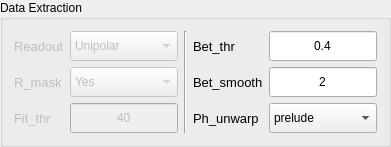
             <widget class="QGroupBox" name="groupBox_23">
              <property name="styleSheet">
               <string notr="true"/>
              </property>
              <property name="title">
               <string>Data Extraction</string>
              </property>
              <layout class="QHBoxLayout" name="horizontalLayout_18">
               <item>
                <layout class="QFormLayout" name="formLayout_27">
                 <item row="0" column="0">
                  <widget class="QLabel" name="label_83">
                   <property name="enabled">
                    <bool>false</bool>
                   </property>
                   <property name="minimumSize">
                    <size>
                     <width>0</width>
                     <height>30</height>
                    </size>
                   </property>
                   <property name="font">
                    <font>
                     <family>Microsoft JhengHei UI</family>
                     <pointsize>10</pointsize>
                     <weight>50</weight>
                     <bold>false</bold>
                    </font>
                   </property>
                   <property name="layoutDirection">
                    <enum>Qt::LeftToRight</enum>
                   </property>
                   <property name="styleSheet">
                    <string notr="true"/>
                   </property>
                   <property name="text">
                    <string>Readout</string>
                   </property>
                  </widget>
                 </item>
                 <item row="0" column="1">
                  <widget class="QComboBox" name="ReadOut_cbox_6">
                   <property name="enabled">
                    <bool>false</bool>
                   </property>
                   <property name="minimumSize">
                    <size>
                     <width>0</width>
                     <height>30</height>
                    </size>
                   </property>
                   <property name="toolTip">
                    <string>multi-echo 'unipolar' or 'bipolar'  : 'unipolar'</string>
                   </property>
                   <property name="layoutDirection">
                    <enum>Qt::LeftToRight</enum>
                   </property>
                   <item>
                    <property name="text">
                     <string>Unipolar</string>
                    </property>
                   </item>
                  </widget>
                 </item>
                 <item row="1" column="0">
                  <widget class="QLabel" name="label_84">
                   <property name="enabled">
                    <bool>false</bool>
                   </property>
                   <property name="minimumSize">
                    <size>
                     <width>0</width>
                     <height>30</height>
                    </size>
                   </property>
                   <property name="font">
                    <font>
                     <family>Microsoft JhengHei UI</family>
                     <pointsize>10</pointsize>
                     <weight>50</weight>
                     <bold>false</bold>
                    </font>
                   </property>
                   <property name="layoutDirection">
                    <enum>Qt::LeftToRight</enum>
                   </property>
                   <property name="styleSheet">
                    <string notr="true"/>
                   </property>
                   <property name="text">
                    <string>R_mask</string>
                   </property>
                  </widget>
                 </item>
                 <item row="1" column="1">
                  <widget class="QComboBox" name="RMask_cbox_6">
                   <property name="enabled">
                    <bool>false</bool>
                   </property>
                   <property name="minimumSize">
                    <size>
                     <width>0</width>
                     <height>30</height>
                    </size>
                   </property>
                   <property name="toolTip">
                    <string>whether to enable the extra masking  : yes</string>
                   </property>
                   <property name="layoutDirection">
                    <enum>Qt::LeftToRight</enum>
                   </property>
                   <item>
                    <property name="text">
                     <string>Yes</string>
                    </property>
                   </item>
                   <item>
                    <property name="text">
                     <string>No</string>
                    </property>
                   </item>
                  </widget>
                 </item>
                 <item row="2" column="0">
                  <widget class="QLabel" name="label_85">
                   <property name="enabled">
                    <bool>false</bool>
                   </property>
                   <property name="minimumSize">
                    <size>
                     <width>0</width>
                     <height>30</height>
                    </size>
                   </property>
                   <property name="font">
                    <font>
                     <family>Microsoft JhengHei UI</family>
                     <pointsize>10</pointsize>
                     <weight>50</weight>
                     <bold>false</bold>
                    </font>
                   </property>
                   <property name="layoutDirection">
                    <enum>Qt::LeftToRight</enum>
                   </property>
                   <property name="styleSheet">
                    <string notr="true"/>
                   </property>
                   <property name="text">
                    <string>Fit_thr</string>
                   </property>
                  </widget>
                 </item>
                 <item row="2" column="1">
                  <widget class="QLineEdit" name="FitThr_ledit_6">
                   <property name="enabled">
                    <bool>false</bool>
                   </property>
                   <property name="minimumSize">
                    <size>
                     <width>0</width>
                     <height>30</height>
                    </size>
                   </property>
                   <property name="toolTip">
                    <string> multi-echo 'unipolar' or 'extra filtering based on the fit residual : 40</string>
                   </property>
                   <property name="text">
                    <string>40</string>
                   </property>
                   <property name="alignment">
                    <set>Qt::AlignCenter</set>
                   </property>
                  </widget>
                 </item>
                </layout>
               </item>
               <item>
                <widget class="Line" name="line_12">
                 <property name="orientation">
                  <enum>Qt::Vertical</enum>
                 </property>
                </widget>
               </item>
               <item>
                <layout class="QFormLayout" name="formLayout_28">
                 <item row="0" column="0">
                  <widget class="QLabel" name="label_86">
                   <property name="minimumSize">
                    <size>
                     <width>0</width>
                     <height>30</height>
                    </size>
                   </property>
                   <property name="font">
                    <font>
                     <family>Microsoft JhengHei UI</family>
                     <pointsize>10</pointsize>
                     <weight>50</weight>
                     <bold>false</bold>
                    </font>
                   </property>
                   <property name="toolTip">
                    <string>&lt;html&gt;&lt;head/&gt;&lt;body&gt;&lt;p&gt;threshold for BET brain mask, default: 0.4&lt;/p&gt;&lt;/body&gt;&lt;/html&gt;</string>
                   </property>
                   <property name="layoutDirection">
                    <enum>Qt::LeftToRight</enum>
                   </property>
                   <property name="styleSheet">
                    <string notr="true"/>
                   </property>
                   <property name="text">
                    <string>Bet_thr</string>
                   </property>
                  </widget>
                 </item>
                 <item row="0" column="1">
                  <widget class="QLineEdit" name="BetThr_ledit_6">
                   <property name="minimumSize">
                    <size>
                     <width>0</width>
                     <height>30</height>
                    </size>
                   </property>
                   <property name="toolTip">
                    <string>threshold for BET brain mask : 0.4</string>
                   </property>
                   <property name="text">
                    <string>0.4</string>
                   </property>
                   <property name="alignment">
                    <set>Qt::AlignCenter</set>
                   </property>
                  </widget>
                 </item>
                 <item row="1" column="0">
                  <widget class="QLabel" name="label_87">
                   <property name="minimumSize">
                    <size>
                     <width>0</width>
                     <height>30</height>
                    </size>
                   </property>
                   <property name="font">
                    <font>
                     <family>Microsoft JhengHei UI</family>
                     <pointsize>10</pointsize>
                     <weight>50</weight>
                     <bold>false</bold>
                    </font>
                   </property>
                   <property name="layoutDirection">
                    <enum>Qt::LeftToRight</enum>
                   </property>
                   <property name="styleSheet">
                    <string notr="true"/>
                   </property>
                   <property name="text">
                    <string>Bet_smooth</string>
                   </property>
                  </widget>
                 </item>
                 <item row="1" column="1">
                  <widget class="QLineEdit" name="BetSmooth_ledit_6">
                   <property name="minimumSize">
                    <size>
                     <width>0</width>
                     <height>30</height>
                    </size>
                   </property>
                   <property name="toolTip">
                    <string>smoothness of BET brain mask at edges  : 2</string>
                   </property>
                   <property name="text">
                    <string>2</string>
                   </property>
                   <property name="alignment">
                    <set>Qt::AlignCenter</set>
                   </property>
                  </widget>
                 </item>
                 <item row="2" column="0">
                  <widget class="QLabel" name="label_88">
                   <property name="minimumSize">
                    <size>
                     <width>0</width>
                     <height>30</height>
                    </size>
                   </property>
                   <property name="font">
                    <font>
                     <family>Microsoft JhengHei UI</family>
                     <pointsize>10</pointsize>
                     <weight>50</weight>
                     <bold>false</bold>
                    </font>
                   </property>
                   <property name="layoutDirection">
                    <enum>Qt::LeftToRight</enum>
                   </property>
                   <property name="styleSheet">
                    <string notr="true"/>
                   </property>
                   <property name="text">
                    <string>Ph_unwarp</string>
                   </property>
                  </widget>
                 </item>
                 <item row="2" column="1">
                  <widget class="QComboBox" name="PhUnwarp_cbox_6">
                   <property name="minimumSize">
                    <size>
                     <width>0</width>
                     <height>30</height>
                    </size>
                   </property>
                   <property name="toolTip">
                    <string>'prelude' or 'bestpath'  : 'prelude'</string>
                   </property>
                   <property name="layoutDirection">
                    <enum>Qt::LeftToRight</enum>
                   </property>
                   <item>
                    <property name="text">
                     <string>prelude</string>
                    </property>
                   </item>
                   <item>
                    <property name="text">
                     <string>bestpath</string>
                    </property>
                   </item>
                  </widget>
                 </item>
                </layout>
               </item>
              </layout>
             </widget>
